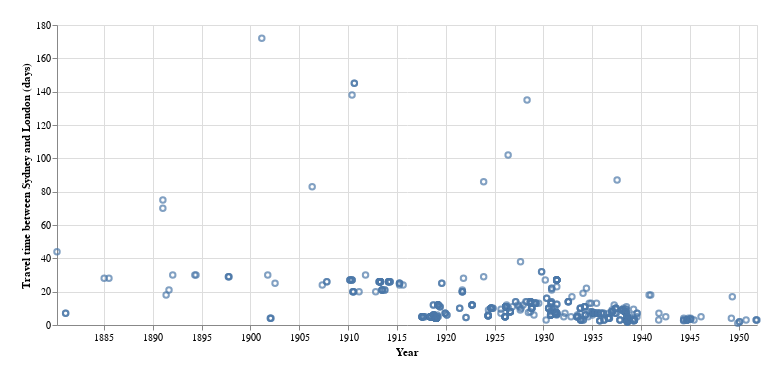

Write notebook code for a chart like this one.
### Markdown cell above
Now let's show the updated dataset in which articles that don't relate to transport have been excluded.

### Code cell
alt.Chart(new_df).mark_point().encode(
    x=alt.X('date:T', axis=alt.Axis(title='Year', format='%Y')),
    y=alt.Y('days', axis=alt.Axis(title='Travel time between Sydney and London (days)')),
    tooltip=[alt.Tooltip('title', title='Title'), alt.Tooltip('date', title='Date'), alt.Tooltip('days', title='Number of days')]
).properties(width=700, padding=20)

### Figure 1 — Vega-Lite specification as saved in the notebook (floating-point values rounded to 4 significant figures; data arrays with more than 128 entries replaced by an {"elided": "..."} marker saying what was removed)
{"config": {"view": {"continuousWidth": 400, "continuousHeight": 300}}, "data": {"name": "data-3cda26f1465525b557c374ac47313035"}, "mark": "point", "encoding": {"tooltip": [{"field": "title", "title": "Title", "type": "nominal"}, {"field": "date", "title": "Date", "type": "temporal"}, {"field": "days", "title": "Number of days", "type": "quantitative"}], "x": {"axis": {"format": "%Y", "title": "Year"}, "field": "date", "type": "temporal"}, "y": {"axis": {"title": "Travel time between Sydney and London (days)"}, "field": "days", "type": "quantitative"}}, "padding": 20, "width": 700, "$schema": "https://vega.github.io/schema/vega-lite/v4.17.0.json", "datasets": {"data-3cda26f1465525b557c374ac47313035": {"elided": "533 records"}}}
